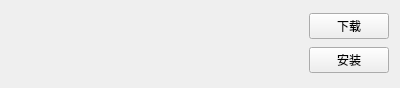
<?xml version="1.0" encoding="UTF-8"?>
<ui version="4.0">
 <class>VersionItem</class>
 <widget class="QWidget" name="VersionItem">
  <property name="geometry">
   <rect>
    <x>0</x>
    <y>0</y>
    <width>400</width>
    <height>88</height>
   </rect>
  </property>
  <property name="windowTitle">
   <string/>
  </property>
  <layout class="QGridLayout" name="gridLayout">
   <item row="1" column="2">
    <spacer name="horizontalSpacer_2">
     <property name="orientation">
      <enum>Qt::Horizontal</enum>
     </property>
     <property name="sizeHint" stdset="0">
      <size>
       <width>0</width>
       <height>0</height>
      </size>
     </property>
    </spacer>
   </item>
   <item row="1" column="0">
    <widget class="QLabel" name="l_info">
     <property name="text">
      <string/>
     </property>
     <property name="wordWrap">
      <bool>false</bool>
     </property>
    </widget>
   </item>
   <item row="0" column="3">
    <widget class="PushButton" name="pb_download">
     <property name="text">
      <string>下载</string>
     </property>
    </widget>
   </item>
   <item row="1" column="3">
    <widget class="PushButton" name="pb_install">
     <property name="text">
      <string>安装</string>
     </property>
    </widget>
   </item>
   <item row="0" column="2">
    <spacer name="horizontalSpacer">
     <property name="orientation">
      <enum>Qt::Horizontal</enum>
     </property>
     <property name="sizeHint" stdset="0">
      <size>
       <width>0</width>
       <height>0</height>
      </size>
     </property>
    </spacer>
   </item>
   <item row="0" column="0">
    <widget class="QLabel" name="l_name">
     <property name="font">
      <font>
       <pointsize>11</pointsize>
       <bold>true</bold>
      </font>
     </property>
     <property name="text">
      <string/>
     </property>
     <property name="wordWrap">
      <bool>false</bool>
     </property>
    </widget>
   </item>
   <item row="0" column="1">
    <layout class="QHBoxLayout" name="hl_label"/>
   </item>
  </layout>
 </widget>
 <customwidgets>
  <customwidget>
   <class>PushButton</class>
   <extends>QPushButton</extends>
   <header>qfluentwidgets</header>
  </customwidget>
 </customwidgets>
 <resources/>
 <connections/>
</ui>
